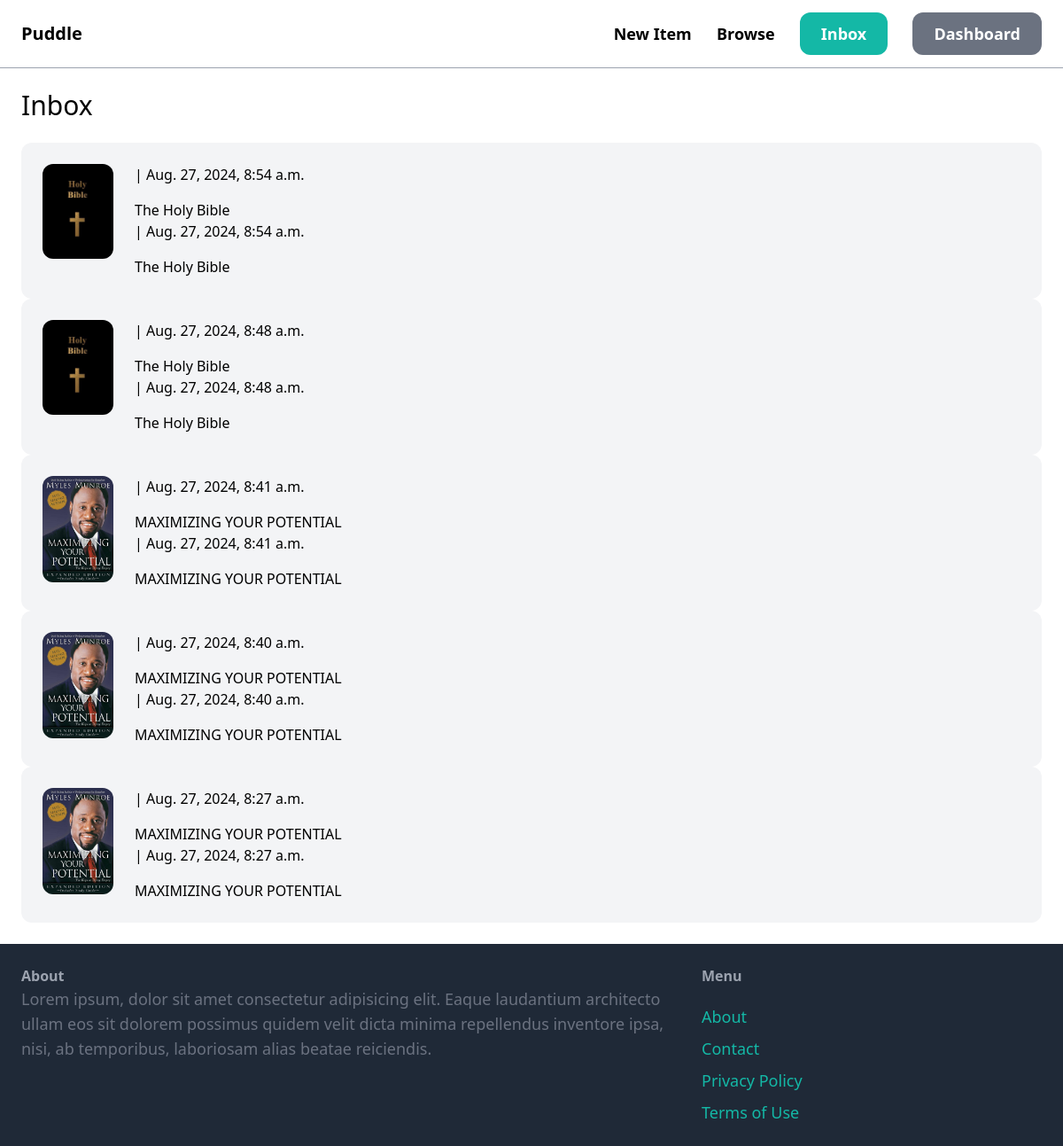
The app's page /inbox/ (signed in), older data.
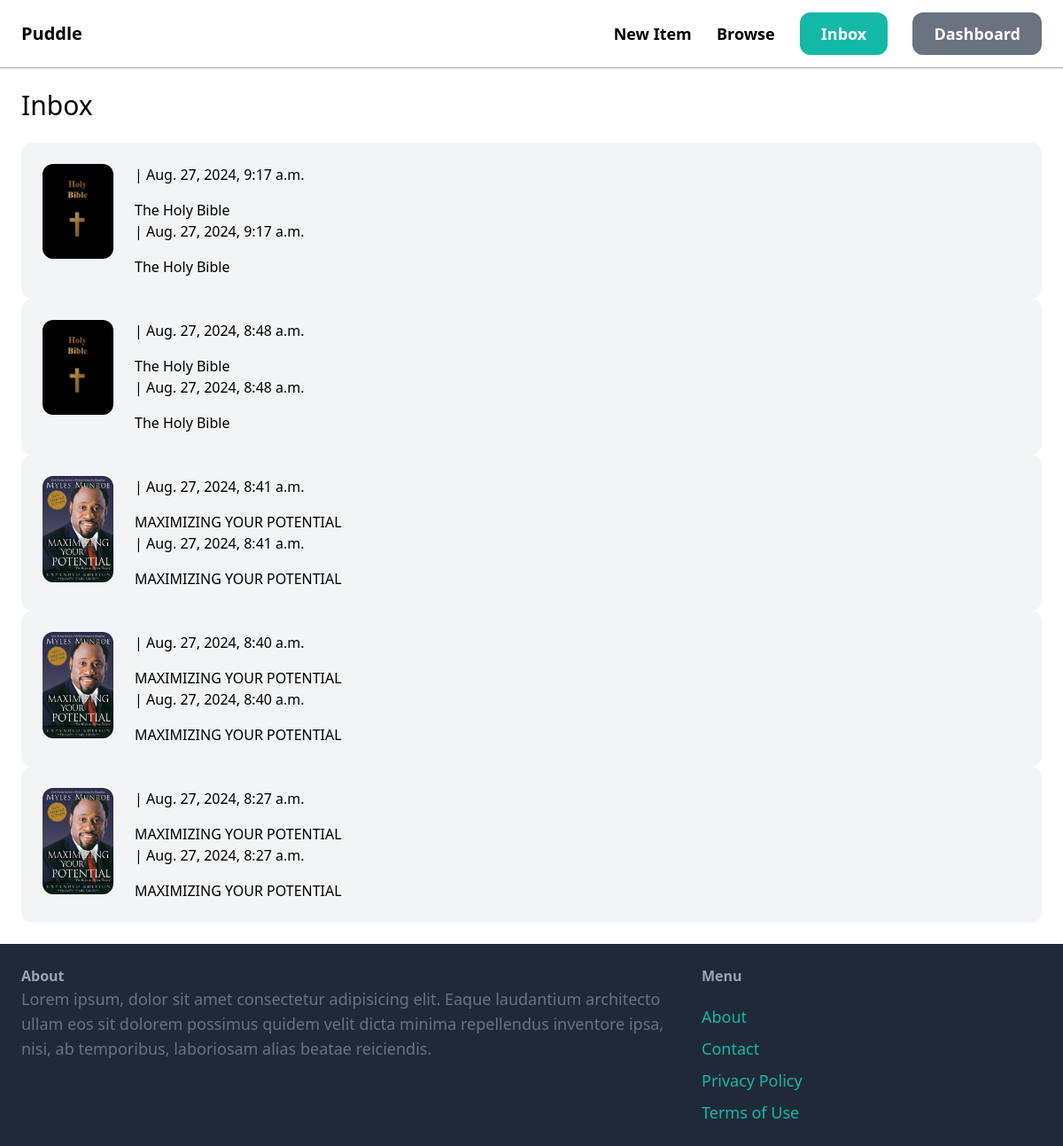
The same page, newer data.
### conversation/models.py (models this page shows)
class Conversation(models.Model):
    item = models.ForeignKey(Item, related_name='conversations', on_delete=models.CASCADE)
    members = models.ManyToManyField(User, related_name='conversations')
    created_at = models.DateTimeField(auto_now_add=True)
    modified_at = models.DateTimeField(auto_now=True)
    class Meta:
        ordering = ['-modified_at',]

### item/models.py (models this page shows, shortened)
class Item(models.Model):
    category = models.ForeignKey(Category, related_name='items', on_delete=models.CASCADE)
    name = models.CharField(max_length=255)
    description = models.TextField(blank=True, null=True)
    price = models.FloatField()
    image = models.ImageField(upload_to='item_images', blank=True, null=True)
    is_sold = models.BooleanField(default=False)
    created_by = models.ForeignKey(User, related_name='items', on_delete=models.CASCADE)
    created_at = models.DateTimeField(auto_now_add=True)

### conversation/views.py (the view)
# urls.py: path('', views.inbox, name='inbox'),
@login_required
def inbox(request):
    conversations = Conversation.objects.filter(members__in=[request.user.id])
    return render(request, 'conversation/inbox.html', {
        'conversations': conversations,
    })

### conversation/templates/conversation/inbox.html (shortened to what this page needs)
{% extends 'core/base.html' %}
{% block content %}
<h1 class="mb-6 text-3xl">Inbox</h1>
<div class="space-y-6">
    {% for conversation in conversations %}
    <a href="{% url 'conversation:detail' conversation.id %}">
        <div  class="p-6 flex bg-gray-100 rounded-xl">
            <div class="pr-6">
                <img src="{{ conversation.item.image.url }}" class="w-20 rounded-xl">
            </div>
            <div>
                {% for members in conversation.members.all %}
                    {% if member != request.user %}
                        <p class="mb-4"><strong>{{ member.username }}</strong> | {{ conversation.modified_at }}</p>
                        <p>{{ conversation.item.name }}</p>
                    {% endif %}
                {% endfor %}
            </div>
        </div>
    </a>
    {% endfor %}
</div>
{% endblock %}

Row changes from the older to the newer data that the page shows:
changed Conversation: modified_at "Aug. 27, 2024, 8:54 a.m." → "Aug. 27, 2024, 9:17 a.m."
